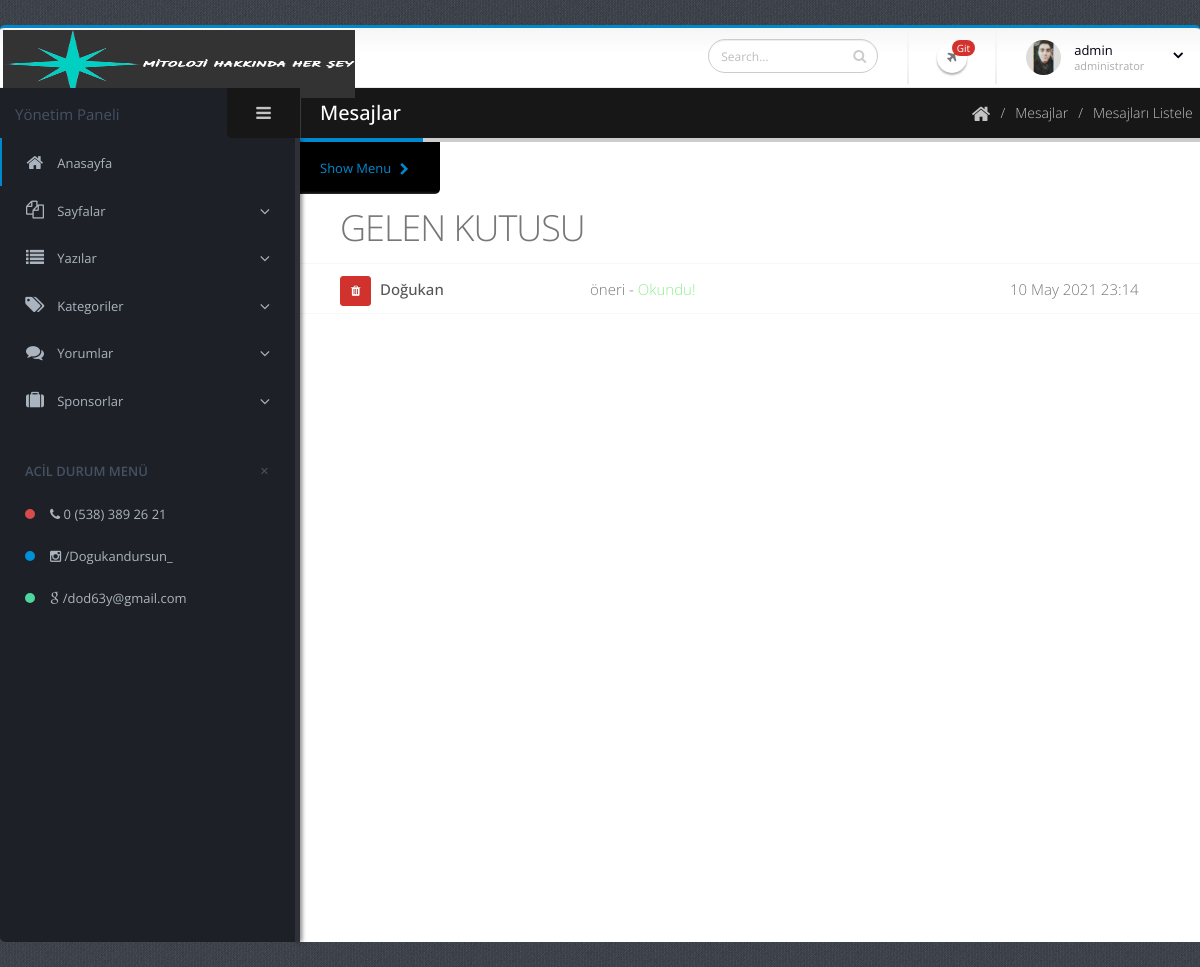
/admin/mesajlar.php (signed in), run on the app's committed database.
### tables this page shows
CREATE TABLE `mesajlar` (
  `mesaj_id` int(11) NOT NULL,
  `mesaj_gonderenisim` varchar(500) NOT NULL,
  `mesaj_gonderenmail` varchar(500) NOT NULL,
  `mesaj_konu` varchar(500) NOT NULL,
  `mesaj_aciklama` text NOT NULL,
  `mesaj_tarih` timestamp NOT NULL DEFAULT current_timestamp(),
  `mesaj_okunma` varchar(500) NOT NULL DEFAULT '0'
);

### admin/mesajlar.php (the view, shortened to what this page needs)
<?php include 'header.php'; ?>
<div class="inner-wrapper">
	<?php include 'sidebar.php'; ?>
	<section role="main" class="content-body">
		<header class="page-header">
			<h2>Mesajlar</h2>
			<div class="right-wrapper pull-right">
				<ol class="breadcrumbs">
					<li>
						<a href="index.html">
							<i class="fa fa-home"></i>
						</a>
					</li>
					<li><span>Mesajlar</span></li>
					<li><span>Mesajları Listele &nbsp; </span></li>
				</ol>
			</div>
		</header>
		<section class="content-with-menu mailbox">
			<div class="content-with-menu-container" data-mailbox="" data-mailbox-view="folder">
				<div class="inner-menu-toggle">
					<a href="#" class="inner-menu-expand" data-open="inner-menu">
						Show Menu <i class="fa fa-chevron-right"></i>
					</a>
				</div>
				<div class="inner-body mailbox-folder">
					<header class="mailbox-header">
						<div class="row">
								<div class="col-sm-12">
									<h1 class="mailbox-title text-weight-light m-none">
										GELEN KUTUSU
									</h1>
								</div>
							</div>
						</header>
								<div id="mailbox-email-list" class="mailbox-email-list">
									<div class="nano has-scrollbar">
										<div class="nano-content" tabindex="0" style="right: -17px;">
											<ul id="" class="list-unstyled">
												<?php
												$mesajlar = $db->prepare("SELECT * FROM mesajlar ORDER BY mesaj_id DESC");
												$mesajlar->execute();
												$mesaj_cek = $mesajlar->fetchAll(PDO::FETCH_ASSOC);
												$say = $mesajlar->rowCount();
												if($say){
													foreach ($mesaj_cek as $row){ ?>
														<li class="unread">
																<div class="col-sender">
																	<a href="islem.php?mesajsil_id=<?php echo $row["mesaj_id"]; ?>" class="btn btn-danger btn-sm">
																		<i class="fa fa-trash" style="color: white;"></i>
																	</a>
																	<a href="mesaj-oku.php?mesaj_id=<?php echo $row["mesaj_id"]; ?>"><p class="m-none ib"><?php echo $row["mesaj_gonderenisim"]; ?></p></a>
																</div>
																<div class="col-mail">
																	<p class="m-none mail-content">
																		<span class="subject"><?php echo $row["mesaj_konu"]; ?> - </span>
																		<?php if ($row["mesaj_okunma"]==1) { ?>
																			<span class="subject" style="color: lightgreen;">Okundu!</span>
																			<?php }else{ ?>
																				<span class="subject" style="color: darkred;">okunmadı!</span>
																				<?php } ?>
																			</p>
																			<p class="m-none mail-date" style="padding-left: 0;"><?php echo SaatliTarih($row["mesaj_tarih"]); ?></p>
																		</div>
																</li>
																<?php } } ?>
															</ul>
														</div>
														<div class="nano-pane" style="opacity: 1; visibility: visible;"><div class="nano-slider" style="height: 20px; transform: translate(0px, 0px);"></div></div></div>
													</div>
												</div>
											</div>
										</section>
									</section>
								</div>
								<?php include 'footer.php'; ?>

### sistem/fonksiyon.php (shortened to what this page needs)
<?php
function SaatliTarih($deger) {
 echo iconv('latin5','utf-8',strftime(' %d %B %Y %H:%M',strtotime($deger)));
}

### admin/assets/stylesheets/skins/default.css (style rules this page uses)
a, .btn-link { color: #0088cc; }
body .btn-danger { color: #ffffff; text-shadow: 0 -1px 0 rgba(0, 0, 0, 0.25); background-color: #d2322d; border-color: #d2322d; }
.page-header h2 { border-bottom-color: #0088cc; }

### data on the page
mesajlar: mesaj_gonderenisim "Doğukan", mesaj_konu "öneri", mesaj_okunma "Okundu!", mesaj_tarih "10 May 2021 23:14"

### other printed values
$_SESSION["admin_kadi"] "admin"
